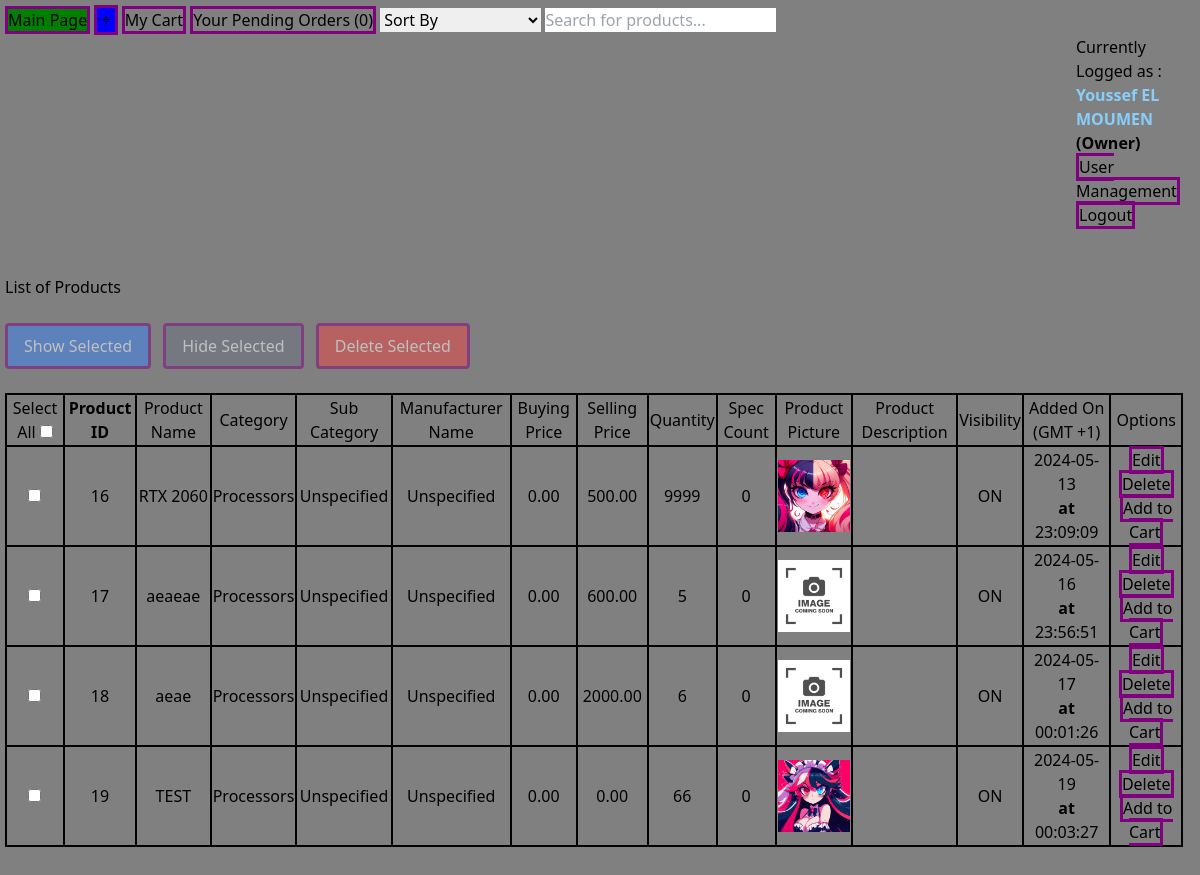
The page /Product/Products_List.php (signed in) on the database as committed earlier.
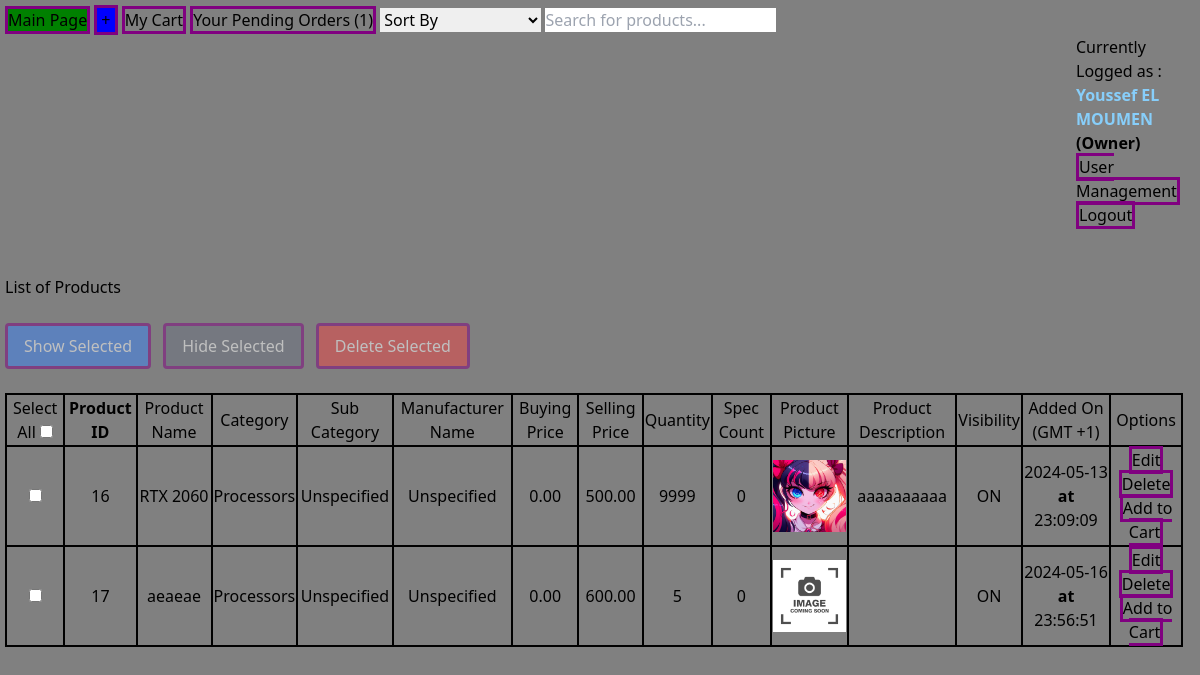
The same page on the database as committed later.
### tables this page shows
CREATE TABLE `users` (
  `User_ID` int NOT NULL AUTO_INCREMENT,
  `User_Username` varchar(255) DEFAULT NULL,
  `User_FirstName` varchar(255) DEFAULT NULL,
  `User_LastName` varchar(255) DEFAULT NULL,
  `User_Phone` varchar(255) DEFAULT NULL,
  `User_Country` varchar(255) DEFAULT NULL,
  `User_Address` varchar(255) DEFAULT NULL,
  `User_Email` varchar(255) DEFAULT NULL,
  `User_Password` varchar(255) DEFAULT NULL,
  `User_RegisterationDate` timestamp NULL DEFAULT CURRENT_TIMESTAMP,
  `User_Role` enum('Owner','Admin','Client') NOT NULL DEFAULT 'Client',
  PRIMARY KEY (`User_ID`),
  UNIQUE KEY `User_Username` (`User_Username`)
);

CREATE TABLE `products` (
  `Product_ID` int NOT NULL AUTO_INCREMENT,
  `Product_Name` varchar(255) DEFAULT NULL,
  `Category_ID` int DEFAULT NULL,
  `SubCategory_ID` int DEFAULT NULL,
  `Product_Desc` varchar(2000) DEFAULT NULL,
  `Manufacturer_ID` int DEFAULT NULL,
  `Buying_Price` decimal(10,2) DEFAULT NULL,
  `Selling_Price` decimal(10,2) DEFAULT NULL,
  `Product_Quantity` int DEFAULT NULL,
  `Product_Visibility` enum('Visible','Invisible') NOT NULL DEFAULT 'Visible',
  `Date_Created` timestamp NULL DEFAULT CURRENT_TIMESTAMP,
  `Product_Picture` varchar(255) DEFAULT NULL,
  PRIMARY KEY (`Product_ID`),
  KEY `Category_ID` (`Category_ID`),
  KEY `SubCategory_ID` (`SubCategory_ID`),
  KEY `Manufacturer_ID` (`Manufacturer_ID`),
  CONSTRAINT `products_ibfk_1` FOREIGN KEY (`Category_ID`) REFERENCES `categories` (`Category_ID`),
  CONSTRAINT `products_ibfk_2` FOREIGN KEY (`SubCategory_ID`) REFERENCES `subcategories` (`SubCategory_ID`),
  CONSTRAINT `products_ibfk_3` FOREIGN KEY (`Manufacturer_ID`) REFERENCES `manufacturers` (`Manufacturer_ID`),
  CONSTRAINT `chk_buying_price` CHECK ((`Buying_Price` <= `Selling_Price`))
);

CREATE TABLE `categories` (
  `Category_ID` int NOT NULL AUTO_INCREMENT,
  `Category_Name` varchar(100) DEFAULT 'Unspecified',
  `Category_Desc` varchar(2000) DEFAULT NULL,
  PRIMARY KEY (`Category_ID`),
  UNIQUE KEY `UC_Category_Name` (`Category_Name`),
  UNIQUE KEY `Category_Name` (`Category_Name`)
);

CREATE TABLE `subcategories` (
  `SubCategory_ID` int NOT NULL AUTO_INCREMENT,
  `SubCategory_Name` varchar(100) DEFAULT NULL,
  `SubCategory_Desc` varchar(2000) DEFAULT NULL,
  `Category_ID` int DEFAULT NULL,
  PRIMARY KEY (`SubCategory_ID`),
  KEY `Category_ID` (`Category_ID`),
  CONSTRAINT `subcategories_ibfk_1` FOREIGN KEY (`Category_ID`) REFERENCES `categories` (`Category_ID`)
);

CREATE TABLE `manufacturers` (
  `Manufacturer_ID` int NOT NULL AUTO_INCREMENT,
  `Manufacturer_Name` varchar(100) DEFAULT 'Unspecified',
  `Manufacturer_Desc` varchar(2000) DEFAULT NULL,
  PRIMARY KEY (`Manufacturer_ID`)
);

### Product/Products_List.php (the view, shortened to what this page needs)
<!DOCTYPE html>
<html lang="en">
<head>
    <link href="../output.css" rel="stylesheet">
    <?php
    include_once ("../DB_Connexion.php");
    $userId = $_SESSION['User_ID'];
    $query = "SELECT User_Role, User_Username , User_FirstName , User_LastName FROM Users WHERE User_ID = :userId";
    $pdostmt = $connexion->prepare($query);
    $pdostmt->execute([':userId' => $userId]);
    if ($row = $pdostmt->fetch(PDO::FETCH_ASSOC)) {
        $userRole = $row['User_Role'];
        $User_FullName = $row['User_FirstName']. ' ' .  $row['User_LastName'];
        if ($userRole === 'Owner') {
            $showUserManagement = true;
        } else {
            $showUserManagement = false;
        }
    }
    $Order_Pending = "SELECT Order_ID FROM Orders WHERE User_ID = :userId";
    $pdostmt = $connexion->prepare($Order_Pending);
    $pdostmt->execute([':userId' => $userId]);
    $Order_Count = $pdostmt->rowCount();
    $query = "SELECT P.Product_ID, P.Date_Created, P.Product_Name, C.Category_Name, S.SubCategory_Name, M.Manufacturer_Name, P.Selling_Price, P.Buying_Price ,
                P.Product_Quantity, P.Product_Picture, P.Product_Desc, P.Product_Visibility
                FROM Products P
                JOIN Categories C ON P.Category_ID = C.Category_ID
                JOIN Manufacturers M ON P.Manufacturer_ID = M.Manufacturer_ID
                JOIN SubCategories S ON P.SubCategory_ID = S.SubCategory_ID
                ORDER BY P.Product_ID";
    $pdostmt = $connexion->prepare($query);
    $pdostmt->execute();
    ?>
</head>
<body style="padding: 5px; background-color : gray">
    <a href="../index.php" style="background-color: Green">Main Page</a>
    <a href="Products_Add.php" style="background-color: Blue; padding: 0px 4px; display: inline-block; ">+</a>
    <a href="../User/User_ShoppingCart.php">My Cart</a>
    <?php if($Order_Pending) { ?> <a href="../User/User_OrderStatus.php">Your Pending Orders (<?php echo $Order_Count ?>)</a> <?php } ?>
    <select id="sortSelect" onchange="sortProducts()">
        <option value="none">Sort By</option>
    </select>
    <input type="text" id="searchInput" onkeyup="searchProducts()" placeholder="Search for products...">
    <div id="User_Management">
        <span>Currently Logged as :
            <span id="UserFirstLastName" ><b><?php echo $User_FullName ?></b></span>
             <b>(<?php echo $userRole ?>)</b>
        </span>
        <?php
        if ($showUserManagement) {
            echo '<div>';
            echo '<a href="../User/User_Management.php">User Management</a>';
            echo '</div>';
        }
        ?>
        <a href="../User/User_Logout.php">Logout</a>
    </div>
    <br><br>
    <h1> List of Products</h1><br>
    <div class="Adjust">
        <button type="button" onclick="toggleVisibilityForSelected('Visible')"
            class="bg-blue-500 text-white px-4 py-2 rounded mr-2" id="showButton">Show Selected</button>
        <button type="button" onclick="toggleVisibilityForSelected('Invisible')"
            class="bg-gray-500 text-white px-4 py-2 rounded mr-2" id="hideButton">Hide Selected</button>
        <button type="button" onclick="deleteSelectedProducts()"
            class="bg-red-500 text-white px-4 py-2 rounded mr-2 disabled:opacity-50 cursor-pointer"
            id="deleteButton">Delete
            Selected</button>
    </div>
    <form id="productForm" method="POST">
        <table id="productTable" style="width: 99%; border: 2px solid black;">
            <tr>
                <td>Select All <input type="checkbox" id="masterCheckbox" onclick="toggleMasterCheckbox()">
                <td><b>Product ID</b></td>
                <td>Product Name</td>
                <td>Category</td>
                <td>Sub Category</td>
                <td>Manufacturer Name</td>
                <td>Buying Price</td>
                <td>Selling Price</td>
                <td>Quantity</td>
                <td>Spec Count</td>
                <td>Product Picture</td>
                <td>Product Description</td>
                <td>Visibility</td>
                <td>Added On (GMT +1)</td>
                <td>Options</td>
                <br>
                </td>
            </tr>
            <?php
            if ($pdostmt) {
                while ($ligne = $pdostmt->fetch(PDO::FETCH_ASSOC)):
                    $queryCountSpecs = "SELECT COUNT(*) FROM ProductSpecifications WHERE Product_ID = :productId";
                    $pdostmtCountSpecs = $connexion->prepare($queryCountSpecs);
                    $pdostmtCountSpecs->execute(["productId" => $ligne["Product_ID"]]);
                    $specCount = $pdostmtCountSpecs->fetchColumn();
                    ?>
                    <tr>
                        <td><input type="checkbox" id="productCheckbox" name="selected_products[]"
                                value="<?php echo $ligne["Product_ID"] ?>"></td>
                        <td>
                            <?php echo $ligne["Product_ID"] ?>
                        </td>
                        <td>
                            <?php echo $ligne["Product_Name"] ?>
                        </td>
                        <td>
                            <?php echo $ligne["Category_Name"] ?>
                        </td>
                        <td>
                            <?php echo $ligne["SubCategory_Name"] ?>
                        </td>
                        <td>
                            <?php echo $ligne["Manufacturer_Name"] ?>
                        </td>
                        <td>
                            <?php echo $ligne["Buying_Price"] ?>
                        </td>
                        <td>
                            <?php echo $ligne["Selling_Price"] ?>
                        </td>
                        <td>
                            <?php echo $ligne["Product_Quantity"] ?>
                        </td>
                        <td>
                            <?php echo $specCount ?>
                        </td>
                        <td>
                            <?php
                            $imagePath = $ligne["Product_Picture"];
                            if ($imagePath && file_exists($imagePath)) {
                                echo '<img src="' . $imagePath . '" alt="Product Image" style="width: 100px; height: auto;">';
                            } else {
                                echo 'No Image Found';
                            }
                            ?>
                        </td>
                        <td>
                            <?php echo $ligne["Product_Desc"] ?>
                        </td>
                        <td>
                            <?php echo ($ligne["Product_Visibility"] == 'Visible') ? 'ON' : 'OFF'; ?>
                        </td>
                        <td>
                            <?php echo date('Y-m-d', strtotime($ligne["Date_Created"])) . '<br><b> at </b><br>' . date('H:i:s', strtotime($ligne["Date_Created"])); ?>
                        </td>
                        <td>
                            <a href="Products_Modify.php?id=<?php echo $ligne["Product_ID"] ?>">Edit</a>
                            <a href="Products_Delete.php?id=<?php echo $ligne["Product_ID"] ?>"
                                onclick="return confirm('Are you sure you want to delete this product?\n*Disclaimer* : This action is irreversible')">Delete</a><br>
                            <a href="Add_To_Cart.php?id=<?php echo $ligne["Product_ID"]; ?>">Add to Cart
                        </a>
                    </tr>
                <?php endwhile;
            } ?>
        </table>
        <br>
    </form>
</body>
</html>

### DB_Connexion.php (shortened to what this page needs)
<!DOCTYPE html>
<html lang="en">
<head>
    <link href="https://cdn.jsdelivr.net/npm/tailwindcss@2.2.19/dist/tailwind.min.css" rel="stylesheet">
</head>
<body class="bg">
</body>
</html>

### Product/Products_List.php (style rules this page uses)
tr td { border: 2px black solid; text-align: center; }
a, button { border: 3px solid purple }
.Adjust { visibility: visible; }
#UserFirstLastName { color: lightskyblue; }
#User_Management { margin-left: 90%; justify-content: space-evenly; }

Rows that differ between the two databases and show on the page:
removed products: Product_ID "18", Product_Name "aeae", Category_ID.Category_Name "Processors", SubCategory_ID.SubCategory_Name "Unspecified", Manufacturer_ID.Manufacturer_Name "Unspecified", Buying_Price "0.00", Selling_Price "2000.00", Product_Quantity "6", specCount "0", Product_Picture (placeholder picture), Product_Visibility "ON", Date_Created "2024-05-17", Date_Created "00:01:26"
removed products: Product_ID "19", Product_Name "TEST", Category_ID.Category_Name "Processors", SubCategory_ID.SubCategory_Name "Unspecified", Manufacturer_ID.Manufacturer_Name "Unspecified", Buying_Price "0.00", Selling_Price "0.00", Product_Quantity "66", specCount "0", Product_Picture (picture), Product_Visibility "ON", Date_Created "2024-05-19", Date_Created "00:03:27"
changed products id 16: Product_Desc (not shown) → "aaaaaaaaaa"
Other text that changed with them:
$Order_Count: "0" → "1"
